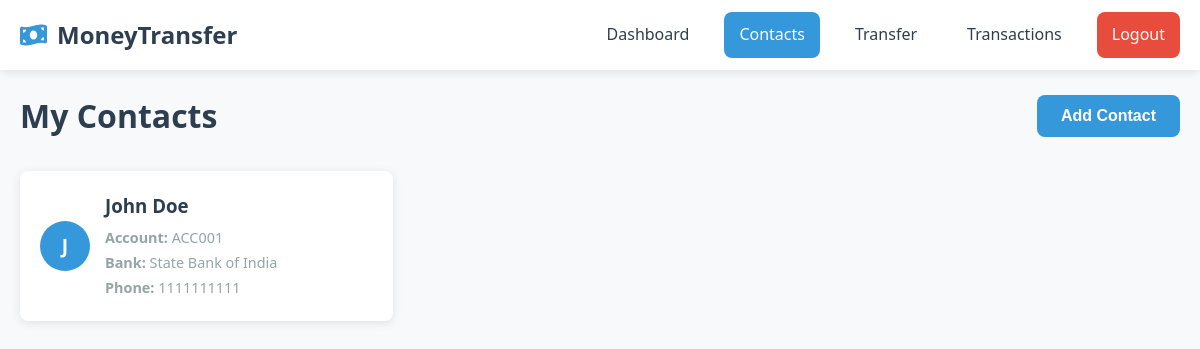
The app's page /contacts.php (signed in) with its own data.
### tables this page shows
CREATE TABLE contacts (
    id INT AUTO_INCREMENT PRIMARY KEY,
    user_id INT,
    name VARCHAR(100),
    account_no VARCHAR(20),
    bank_name VARCHAR(100),
    phone VARCHAR(15),
    FOREIGN KEY (user_id) REFERENCES users(id)
);

### contacts.php (the view, shortened to what this page needs)
<?php
require_once 'config.php';
$user_id = $_SESSION['user_id'];
$stmt = $pdo->prepare("SELECT * FROM contacts WHERE user_id = ? ORDER BY name");
$stmt->execute([$user_id]);
$contacts = $stmt->fetchAll();
?>
<!DOCTYPE html>
<html lang="en">
<head>
    <link rel="stylesheet" href="css/style.css">
</head>
<body>
    <nav class="navbar">
        <div class="nav-container">
            <div class="nav-logo">
                <i class="fas fa-money-bill-wave"></i>
                <span>MoneyTransfer</span>
            </div>
            <div class="nav-links">
                <a href="dashboard.php" class="nav-link">Dashboard</a>
                <a href="contacts.php" class="nav-link active">Contacts</a>
                <a href="transfer.php" class="nav-link">Transfer</a>
                <a href="transactions.php" class="nav-link">Transactions</a>
                <a href="logout.php" class="nav-link logout">Logout</a>
            </div>
        </div>
    </nav>
    <div class="container">
        <div class="page-header">
            <h1>My Contacts</h1>
            <button class="btn btn-primary" onclick="openModal()">Add Contact</button>
        </div>
        <div class="contacts-grid">
            <?php if (empty($contacts)): ?>
                <div class="no-data">
                    <i class="fas fa-users"></i>
                    <p>No contacts yet. Add your first contact!</p>
                </div>
            <?php else: ?>
                <?php foreach ($contacts as $contact): ?>
                <div class="contact-card">
                    <div class="contact-avatar">
                        <?php echo strtoupper(substr($contact['name'], 0, 1)); ?>
                    </div>
                    <div class="contact-info">
                        <h3><?php echo $contact['name']; ?></h3>
                        <p><strong>Account:</strong> <?php echo $contact['account_no']; ?></p>
                        <p><strong>Bank:</strong> <?php echo $contact['bank_name']; ?></p>
                        <p><strong>Phone:</strong> <?php echo $contact['phone']; ?></p>
                    </div>
                </div>
                <?php endforeach; ?>
            <?php endif; ?>
        </div>
    </div>
</body>
</html>

### style.css (style rules this page uses)
* { margin: 0; padding: 0; box-sizing: border-box; }
:root { --primary: #3498db; --primary-dark: #2980b9; --secondary: #2c3e50; --success: #27ae60; --danger: #e74c3c; --warning: #f39c12; --light: #ecf0f1; --dark: #2c3e50; --gray: #95a5a6; --white: #ffffff; --shadow: 0 2px 10px rgba(0, 0, 0, 0.1); --border-radius: 8px; }
body { font-family: 'Segoe UI', Tahoma, Geneva, Verdana, sans-serif; background-color: #f8f9fa; color: var(--dark); line-height: 1.6; }
.container { max-width: 1200px; margin: 0 auto; padding: 20px; }
.btn { padding: 12px 24px; border: none; border-radius: var(--border-radius); font-size: 16px; font-weight: 600; cursor: pointer; transition: all 0.3s; text-decoration: none; display: inline-block; text-align: center; }
.btn-primary { background: var(--primary); color: var(--white); }
.navbar { background: var(--white); box-shadow: var(--shadow); position: sticky; top: 0; z-index: 100; }
.nav-container { max-width: 1200px; margin: 0 auto; padding: 0 20px; display: flex; justify-content: space-between; align-items: center; height: 70px; }
.nav-logo { display: flex; align-items: center; font-size: 1.5rem; font-weight: 700; color: var(--secondary); }
.nav-logo i { margin-right: 10px; color: var(--primary); }
.nav-links { display: flex; gap: 20px; }
.nav-link { text-decoration: none; color: var(--dark); padding: 10px 15px; border-radius: var(--border-radius); transition: all 0.3s; }
.nav-link:hover, .nav-link.active { background: var(--primary); color: var(--white); }
.nav-link.logout { background: var(--danger); color: var(--white); }
.contacts-grid { display: grid; grid-template-columns: repeat(auto-fill, minmax(300px, 1fr)); gap: 20px; margin-top: 20px; }
.contact-card { background: var(--white); padding: 20px; border-radius: var(--border-radius); box-shadow: var(--shadow); display: flex; align-items: center; gap: 15px; }
.contact-avatar { width: 50px; height: 50px; background: var(--primary); color: var(--white); border-radius: 50%; display: flex; align-items: center; justify-content: center; font-weight: 700; font-size: 1.2rem; }
.contact-info h3 { margin-bottom: 5px; }
.contact-info p { color: var(--gray); font-size: 0.9rem; margin-bottom: 2px; }
.page-header { display: flex; justify-content: space-between; align-items: center; margin-bottom: 30px; }

### records on screen
contacts: name "J", name "John Doe", account_no "ACC001", bank_name "State Bank of India", phone "1111111111"
